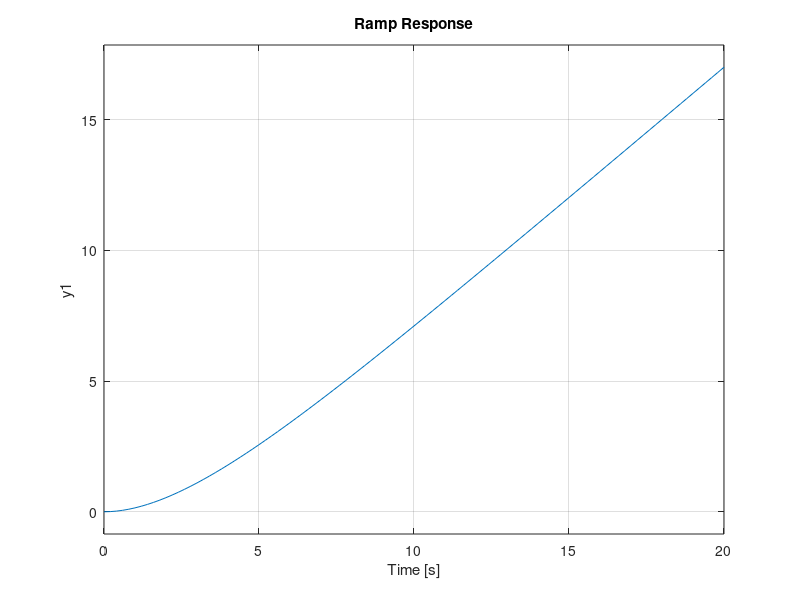

Write the MATLAB code that produced this figure.
clear all;
clc;

s = tf('s')
T = 3;
num = [1]
den = [T num];
sys = tf(num,den)




figure(1)
subplot(3,1,1);
impulse(sys);
title('Impulse Response');
%Impulse response

subplot(3,1,2);
step(sys);
title('Step Response');

subplot(3,1,3);
step(sys/s); %Ramp response
title('Ramp Response');
